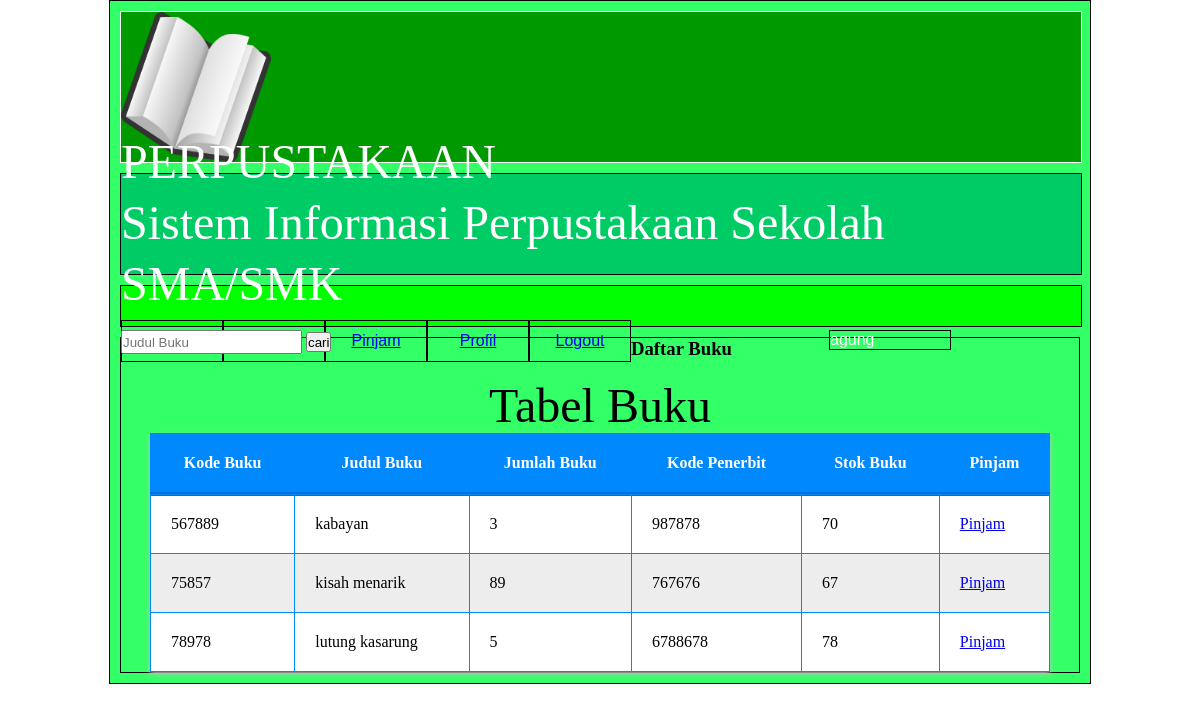
Screenshot of /buku1.php (signed in) with the database file from the repository.
### tables this page shows
CREATE TABLE IF NOT EXISTS `buku` (
  `Kdbuku` int(5) NOT NULL,
  `Jdlbuku` varchar(20) NOT NULL,
  `Jmlbuku` int(6) NOT NULL,
  `Kdpenerbit` int(10) NOT NULL,
  `stokbuku` int(6) NOT NULL,
  PRIMARY KEY (`Kdbuku`,`Kdpenerbit`)
);

### buku1.php (the view, shortened to what this page needs)
<?php
if(!isset($_SESSION['Nama'])){
    header("location:login.php");
}else{
?>
<!DOCTYPE html>
<html>
<head>
	<link rel="stylesheet" type="text/css" href="bukudesain.css">
</head>
<body>
<div class="wrapper">
	<div class="header">
	<div class="gambar1"><img src="gambar/Sistem_Informasi_Perpustakaan_Online.png" width="150" height="150"></div>
	<div class="perpus"><font size="70">PERPUSTAKAAN</font><br>
    <font size="30">Sistem Informasi Perpustakaan Sekolah SMA/SMK</font></div>
	</div>
    <div class="cari">
<form method="post" action="">
	<input type="text" name="nl" placeholder="Judul Buku" class="tet">
	<input type="submit" name="cari" value="cari" class="btn"><br>
</form>
</div>
<div class="menu">
	<ul>
		<li><a href="home1.php">Home</a></li>
		<li><a href="buku1.php">Buku</a></li>
		<li><a href="pinjam1.php">Pinjam</a></li>
		<li><a href="user.php">Profil</a></li>
		<li><a href="keluar.php">Logout</a></li>
		<div class="nama"><?php echo $_SESSION['Nama']?></div>
	</ul>
	</div>
	<div class="content"> <h3>Daftar Buku </h3> <br>
<center><font size="30">Tabel Buku</font></center>
<?php
if(isset($_POST['cari'])){
	$nl=$_POST['nl'];
	$buku=mysql_query("SELECT*FROM buku WHERE Jdlbuku='$nl'");
}
else{
    $buku=mysql_query("SELECT*FROM buku ORDER BY Jdlbuku asc");
}
	echo"<center><div class='a'><table border=1 bgcolor=white width=900></center>";
	echo"
	<tr>
	<thead>
	<tr>
	<th><font color=><center>Kode Buku<center></font></th>
	<th><font color=><center>Judul Buku<center></font></th>
	<th><font color=><center>Jumlah Buku<center></font></th>
	<th><font color=><center>Kode Penerbit<center></font></th>
	<th><font color=><center>Stok Buku<center></font></th>
	<th><font color=><center>Pinjam<center></font></th>
	</tr>
	</thead>
	</tr>
	<tr>";
	while ($data=mysql_fetch_array($buku)) {
		echo"<td>".$data['Kdbuku']."</td>";
		echo"<td>".$data['Jdlbuku']."</td>";
		echo"<td>".$data['Jmlbuku']."</td>";
		echo"<td>".$data['Kdpenerbit']."</td>";
		echo"<td>".$data['stokbuku']."</td>";
		echo"<td> <a href='pinjamanggota.php?kode=".$data['Kdbuku']."'>Pinjam</td>";
	echo"</tr> </div>";
}
?>
	 </body>
</html>
<?php } ?>

### bukudesain.css (style rules this page uses)
* { margin:0%; padding: 0%; }
.wrapper { width: 80%; margin:0px auto; height: auto; border:1px solid; padding: 10px; background:#33FF66; }
.header { width: 100%; height: 150px; border:1px solid; margin-bottom: 10px; text-align: left; font-size:; background:#009900; color:white; line-height: 50px; }
.cari { width: 100%; height: 100px; border:1px solid; margin-bottom: 10px; background:#00CC66; }
.nama { border:1px solid black; }
.menu { width: 100%; height: 40px; border:1px solid; background:#00FF00; font-family:Arial, Helvetica, sans-serif; margin-bottom: 10px; }
.menu ul li { list-style: none; width: 100px; height: 40px; border:1px solid; float: left; text-align: center; line-height: 40px; color:; }
.content { height: auto; width: auto; border:1px solid; }
.gambar1 { float: left; height:100px; width:150px; }
input { height: 20px; margin-top: 10px; }
.a table { background-color: white; border:1px solid #0088ff; border-collapse: collapse; box-shadow: 0px 2px 5px silver; }
.a table thead { background: #0088ff; color: white; border-bottom: 4px solid #006fd0; }
.a table th, td { padding: 20px; }
.perpus { float: right; margin-top: 25px; margin-right: 30px; }
.nama { width: 120px; float: right; margin: 1%; margin-right: 130px; color: white; font-family: Arial, Helvetica, sans-serif; }

### rows the page displays
buku: Kdbuku "567889", Jdlbuku "kabayan", Jmlbuku "3", Kdpenerbit "987878", stokbuku "70"
buku: Kdbuku "75857", Jdlbuku "kisah menarik", Jmlbuku "89", Kdpenerbit "767676", stokbuku "67"
buku: Kdbuku "78978", Jdlbuku "lutung kasarung", Jmlbuku "5", Kdpenerbit "6788678", stokbuku "78"

### other values shown
$_SESSION['Nama'] "agung"
